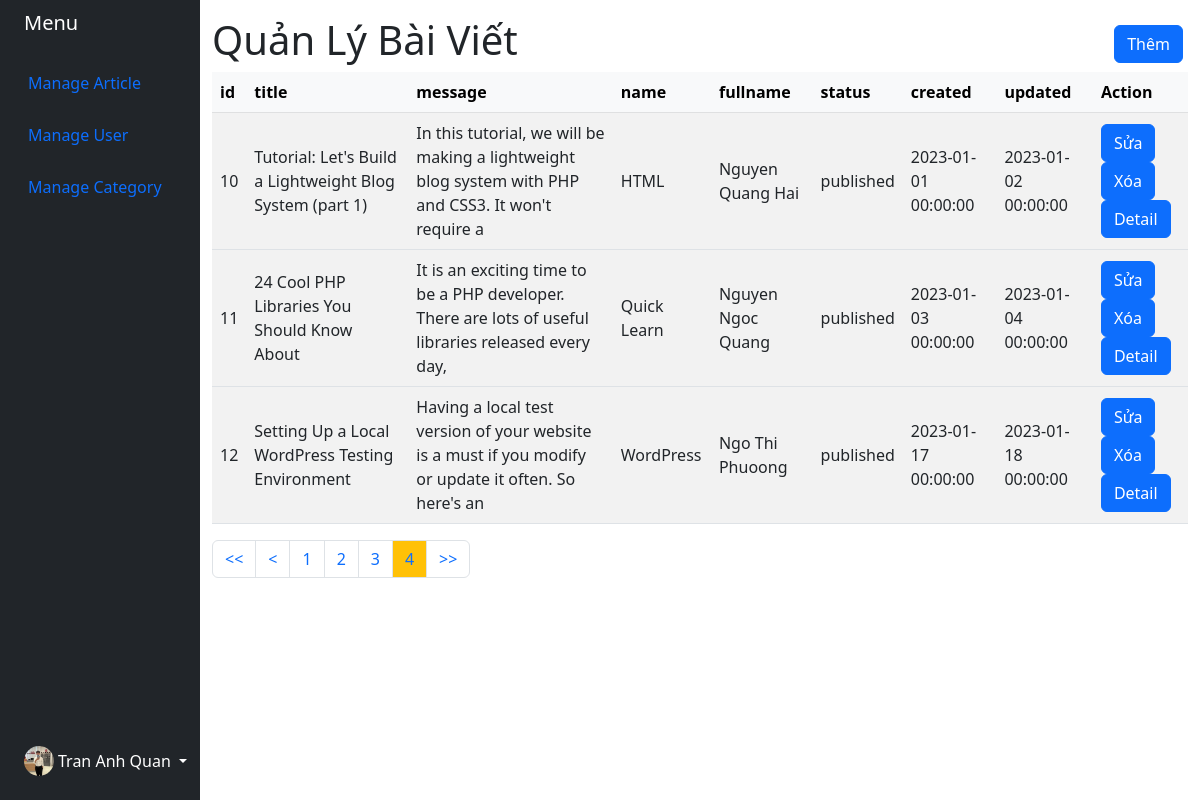
Page /admin/index.php?pageNum=4 (signed in) on the committed database.
### tables this page shows
CREATE TABLE `cms_posts` (
  `id` int(11) NOT NULL,
  `title` varchar(100) NOT NULL,
  `message` varchar(100) NOT NULL,
  `category_id` int(11) NOT NULL,
  `userid` int(11) NOT NULL,
  `status` enum('published','draft','archived') NOT NULL,
  `created` datetime NOT NULL,
  `updated` datetime NOT NULL
);

CREATE TABLE `cms_category` (
  `id` int(11) NOT NULL,
  `name` varchar(100) NOT NULL
);

CREATE TABLE `cms_user` (
  `id` int(11) NOT NULL,
  `fullname` varchar(50) NOT NULL,
  `username` varchar(50) NOT NULL,
  `password` varchar(50) NOT NULL,
  `deleted` int(11) NOT NULL DEFAULT 0
);

### admin/index.php (the view, shortened to what this page needs)
<?php
require "./config/Database.php";
?>
<!Doctype html>
<html lang="en">
<head>
	<link href="https://cdn.jsdelivr.net/npm/bootstrap@5.2.1/dist/css/bootstrap.min.css" rel="stylesheet">
</head>
<body>
	<main>
		<div class="container-fluid">
			<div class="row flex-nowrap">
				<div class="col-auto col-md-3 col-xl-2 px-sm-2 px-0 bg-dark">
					<div class="d-flex flex-column align-items-center align-items-sm-start px-3 pt-2 text-white min-vh-100">
						<a href="" class="d-flex align-items-center pb-3 mb-md-0 me-md-auto text-white text-decoration-none">
							<span class="fs-5 d-none d-sm-inline">Menu</span>
						</a>
						<ul class="nav nav-pills flex-column mb-sm-auto mb-0 align-items-center align-items-sm-start" id="menu">
							<li>
								<a href="" data-bs-toggle="collapse" class="nav-link px-0 align-middle">
									<span class="ms-1 d-none d-sm-inline">Manage Article</span>
								</a>
							</li>
							<li>
								<a href="" class="nav-link px-0 align-middle">
									<span class="ms-1 d-none d-sm-inline">Manage User</span>
								</a>
							</li>
							<li>
								<a href="" data-bs-toggle="collapse" class="nav-link px-0 align-middle">
									<span class="ms-1 d-none d-sm-inline">Manage Category</span>
								</a>
							</li>
						</ul>
						<div class="dropdown pb-4">
							<a href="" class="d-flex align-items-center text-white text-decoration-none dropdown-toggle" id="dropdownUser1" data-bs-toggle="dropdown" aria-expanded="false">
								<img src="313424636_542195904386587_8577198730808437858_n.jpg" alt="hugenerd" width="30" height="30" class="rounded-circle">
								<span class="d-none d-sm-inline mx-1">
									<?php
									if (isset($_SESSION['username'])) {
										$username = $_SESSION['username'];
										echo $username;
									}
									?>
								</span>
							</a>
						</div>
					</div>
				</div>
				<div class="col py-3">
					<div class="header-content">
						<h1>Quản Lý Bài Viết</h1>
						<a class="btn btn-primary" href="them.php">Thêm</a>
					</div>
					<div class="table-responsive">
						<table class="table table-striped table-hover align-middle">
							<thead class="table-light">
								<tr>
									<th>id</th>
									<th>title</th>
									<th>message</th>
									<th>name</th>
									<th>fullname</th>
									<th>status</th>
									<th>created</th>
									<th>updated</th>
									<th>Action</th>
								</tr>
								<?php
								$pageSize = 3;
								$pageNum = 1;
								$offset = 3;
								if (isset($_GET['pageNum']) == true) {
									$pageNum = $_GET['pageNum'];
								}
								$startRow = ($pageNum - 1) * $pageSize;
								$sql = "SELECT cms_posts.id, cms_posts.title, cms_posts.message, cms_category.name, cms_user.fullname, cms_posts.status, cms_posts.created, cms_posts.updated FROM cms_posts INNER JOIN cms_category ON cms_posts.category_id = cms_category.id INNER JOIN cms_user ON cms_posts.userid = cms_user.id LIMIT $startRow,$pageSize";
								$data = $conn->query($sql);
								$sql = "SELECT COUNT(*) FROM cms_posts INNER JOIN cms_category ON cms_posts.category_id = cms_category.id INNER JOIN cms_user ON cms_posts.userid = cms_user.id";
								$kq = $conn->query($sql);
								$r = $kq->fetch();
								$tongSoRecord = $r[0];
								$tongSoTrang = ceil($tongSoRecord / $pageSize);
								$from = $pageNum - $offset;
								$to = $pageNum + $offset;
								if ($to > $tongSoTrang) {
									$to = $tongSoTrang;
								}
								$pagePrev = $pageNum - 1;
								foreach ($data as $row) { ?>
							</thead>
							<tbody>
								<tr>
									<td><?php echo $row["id"] ?></td>
									<td><?php echo $row["title"] ?></td>
									<td><?php echo $row["message"] ?></td>
									<td><?php echo $row["name"] ?></td>
									<td><?php echo $row["fullname"] ?></td>
									<td><?php echo $row["status"] ?></td>
									<td><?php echo $row["created"] ?></td>
									<td><?php echo $row["updated"] ?></td>
									<td>
										<a class="btn btn-primary" href="sua.php?id=<?php echo $row['id'] ?>">Sửa</a><br>
										<a class="btn btn-primary" onclick="return confirm('Bạn có chắc chắn muốn xóa bài viết <?php echo $row['title'] ?> này không ?')" href="xoa.php?id=<?php echo $row['id'] ?>">Xóa</a>
										<a class="btn btn-primary" href="detail.php?id=<?php echo $row['id'] ?>">Detail</a>
									</td>
								</tr>
							<?php } ?>
							</tbody>
						</table>
					</div>
					<nav aria-label="Page navigation example">
						<ul class="pagination">
							<li class="page-item"><a class="page-link" href="index.php"><<</a></li>
							<?php if ($pageNum > 1) { ?>
								<li class="page-item"><a class="page-link" href="index.php?pageNum=<?php echo $pagePrev?>"><</a></li>
							<?php } ?>
							<?php for ($i = $from; $i <= $to; $i++) { ?>
								<?php if ($i == $pageNum) { ?>
									<li class="page-item"><a class="page-link bg-warning" href="index.php?pageNum=<?php echo $i?>"><?php echo $i?></a></li>
								<?php } else { ?>
									<li class="page-item"><a class="page-link" href="index.php?pageNum=<?php echo $i?>"><?php echo $i?></a></li>
								<?php } ?>
							<?php } ?>
							<li class="page-item"><a class="page-link" href="index.php?pageNum=<?php echo $tongSoTrang?>">>></a></li>
						</ul>
					</nav>
				</div>
			</div>
		</div>
	</main>
</body>
</html>

### admin/index.php (style rules this page uses)
.header-content { display: flex; align-items: center; justify-content: space-between; margin-right: 5px; }

### rows in the picture
cms_posts: id "10", title "Tutorial: Let's Build a Lightweight Blog System (part 1)", message "In this tutorial, we will be making a lightweight blog system with PHP and CSS3. It won't require a", cms_category.name "HTML", userid.fullname "Nguyen Quang Hai", status "published", created "2023-01-01 00:00:00", updated "2023-01-02 00:00:00"
cms_posts: id "11", title "24 Cool PHP Libraries You Should Know About", message "It is an exciting time to be a PHP developer. There are lots of useful libraries released every day,", cms_category.name "Quick Learn", userid.fullname "Nguyen Ngoc Quang", status "published", created "2023-01-03 00:00:00", updated "2023-01-04 00:00:00"
cms_posts: id "12", title "Setting Up a Local WordPress Testing Environment", message "Having a local test version of your website is a must if you modify or update it often. So here's an", cms_category.name "WordPress", userid.fullname "Ngo Thi Phuoong", status "published", created "2023-01-17 00:00:00", updated "2023-01-18 00:00:00"

### other values in the picture
$username "Tran Anh Quan"
